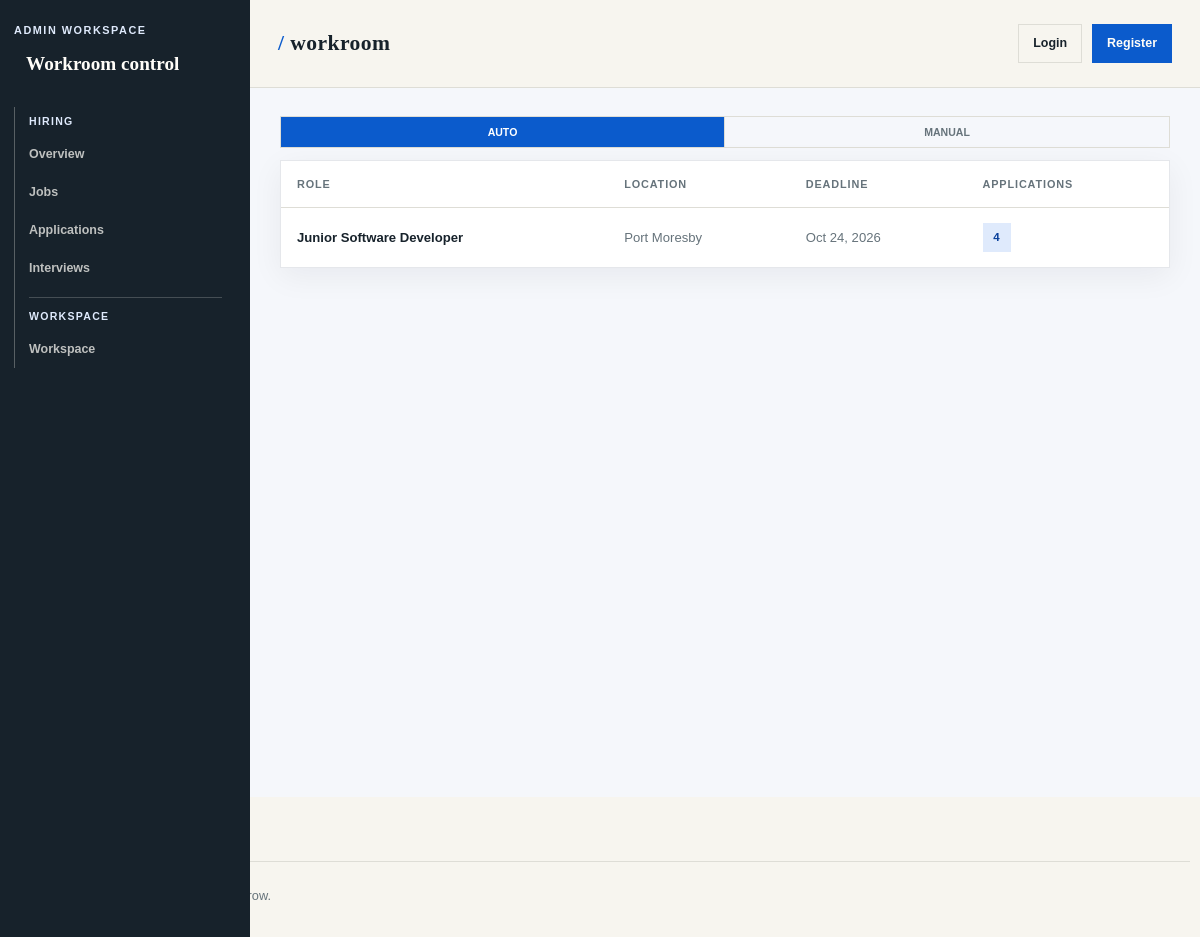
/workflow/, run on an earlier commit of the app's database.
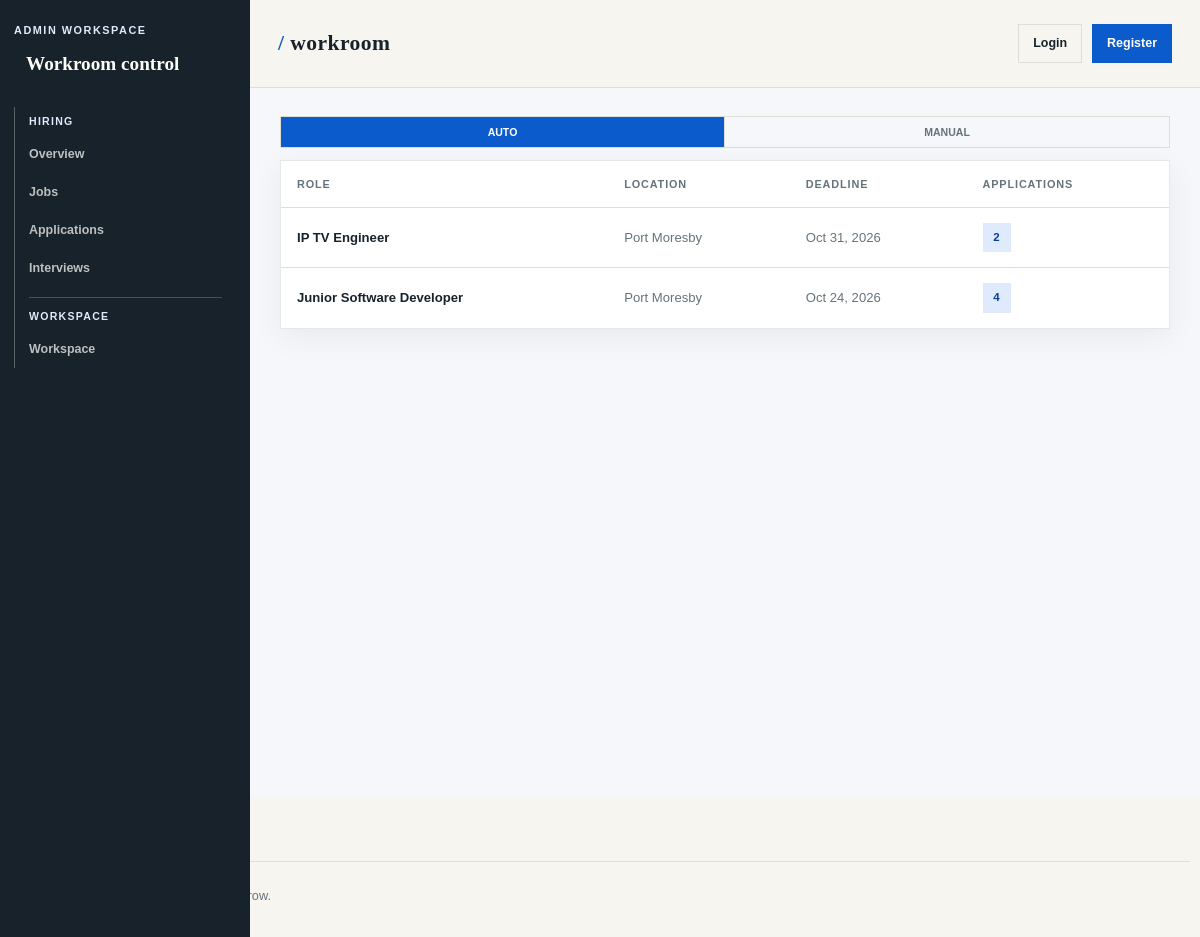
And on a later commit of the database.
### job_application/models.py (models this page shows, shortened)
class Job(models.Model):
    workflow = models.ForeignKey(
        'pipeline.Workflow',
        on_delete=models.SET_NULL,
        related_name='jobs',
        null=True,
        blank=True,
    )
    screening_threshold = models.PositiveSmallIntegerField(
        null=True,
        blank=True,
        validators=[MinValueValidator(0), MaxValueValidator(100)],
    )
    title = models.CharField(max_length=100)
    description = models.TextField()
    location = models.CharField(max_length=100)
    salary = models.DecimalField(
        max_digits=10,
        decimal_places=2
    )
    posted_date = models.DateTimeField(auto_now_add=True)
    deadline = models.DateTimeField()
    is_active = models.BooleanField(default=True)
    class Meta:
        db_table = 'main_app_job'

### pipeline/views.py (the view)
# urls.py: path('', workflow_index, name='workflow_index'),
def workflow_index(request):
    jobs = Job.objects.select_related('workflow').order_by('-posted_date')
    return render(request, 'workflow/index.html', {
        'auto_jobs': jobs.filter(workflow__slug='auto'),
        'manual_jobs': jobs.filter(workflow__slug='manual'),
    })

### tempates/workflow/index.html (shortened to what this page needs)
{% extends 'dashboard/base.html' %}
{% block dashboard_content %}
<section class="section-block" style="margin-top: 0;">
    <div class="workflow-topbar">
        <div class="dashboard-toggle-group" role="tablist" aria-label="Workflow toggle">
            <button class="dashboard-toggle is-active" type="button" data-workflow-tab="auto" aria-pressed="true">Auto</button>
            <button class="dashboard-toggle" type="button" data-workflow-tab="manual" aria-pressed="false">Manual</button>
        </div>
    </div>
    <div class="panel" style="margin-top: 0;">
        <div id="workflow-auto-panel" class="workflow-panel" data-workflow-panel="auto">
            {% if auto_jobs %}
                <table class="data-table">
                    <thead>
                        <tr>
                            <th>Role</th>
                            <th>Location</th>
                            <th>Deadline</th>
                            <th>Applications</th>
                        </tr>
                    </thead>
                    <tbody>
                        {% for job in auto_jobs %}
                        <tr>
                            <td><a class="job-title job-link" href="{% url 'admin_job_detail' job.pk %}">{{ job.title }}</a></td>
                            <td class="muted-cell">{{ job.location }}</td>
                            <td class="muted-cell">{{ job.deadline|date:'M d, Y' }}</td>
                            <td><span class="application-count">{{ job.applications.count }}</span></td>
                        </tr>
                        {% endfor %}
                    </tbody>
                </table>
            {% else %}
                <p class="empty-state">No jobs are assigned to the Auto workflow.</p>
            {% endif %}
        </div>
    </div>
</section>
{% endblock %}

What changed in the data, as far as the page shows it:
added Job: title "IP TV Engineer", location "Port Moresby", deadline "Oct 31, 2026", applications.count "2"
